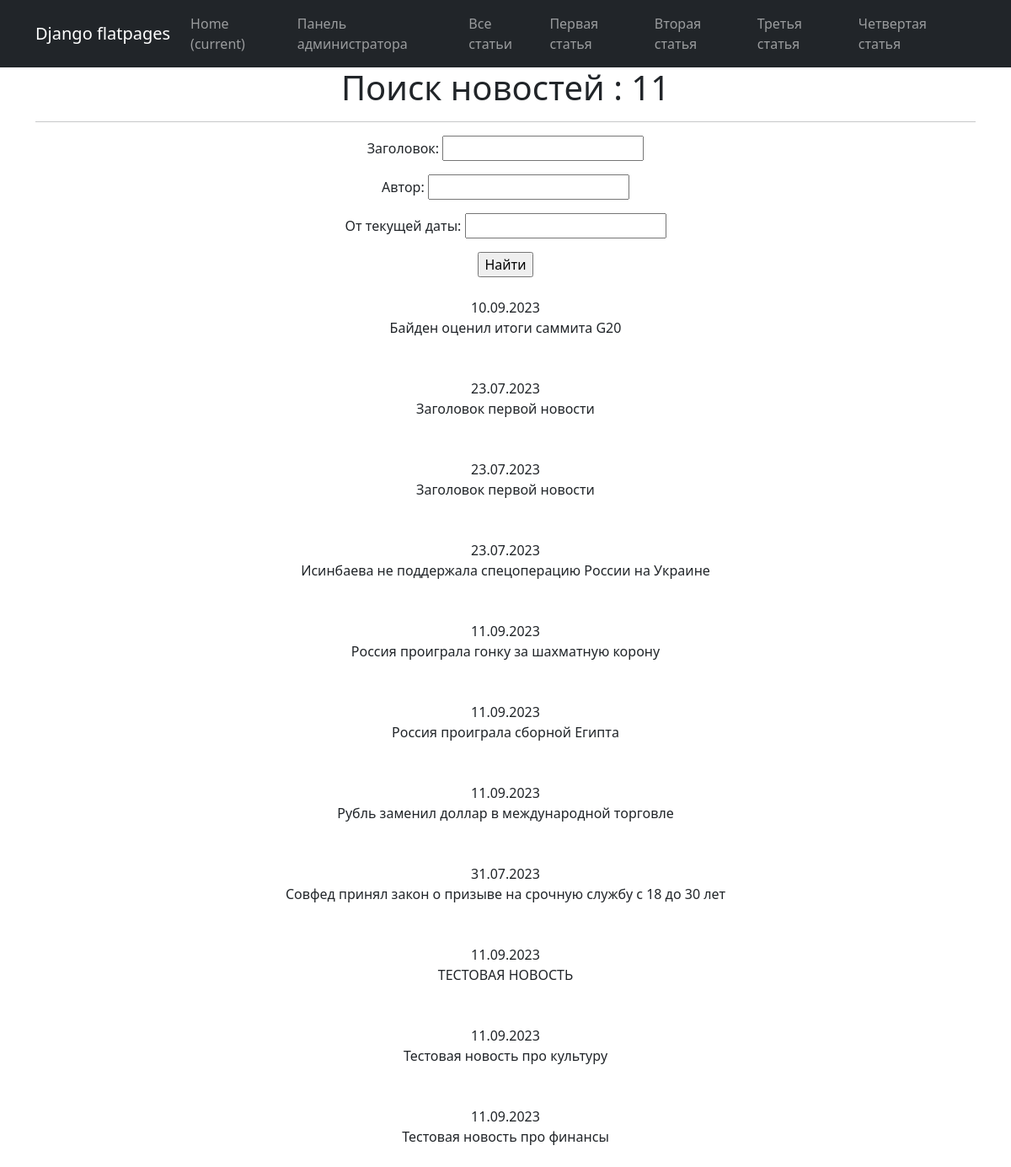
/news/search, run on the app's committed database.
### news/models.py (models this page shows, shortened)
class Post(models.Model):
    author = models.ForeignKey(Author, on_delete=models.CASCADE)
    name = models.CharField(max_length=100,choices = NewsArticles)
    time_in = models.DateTimeField (auto_now_add = True)
    categories = models.ManyToManyField(Category, through=PostCategory)
    title = models.CharField(max_length = 100)
    text = models.TextField()
    rating = models.IntegerField(default=0)

### news/views.py (the view)
# urls.py: path('search', NewsSearch.as_view(), name='news_search'),
class NewsSearch(ListView):
    model = Post
    ordering = 'title'
    template_name = 'news_search.html'
    context_object_name = 'news_search'
    def get_queryset(self):
       queryset = super().get_queryset()
       self.filterset = PostFilter(self.request.GET, queryset)
       return self.filterset.qs
    def get_context_data(self, **kwargs):
        context = super().get_context_data(**kwargs)
        context['filterset'] = self.filterset
        return context

### templates/news_search.html (shortened to what this page needs)
{% extends 'flatpages/default.html' %}
{% load custom_censor %}
{% block content %}
    <h1> Поиск новостей : {{ news_search|length }} </h1>
    <hr>
    <form action="" method="get">
        {{ filterset.form.as_p }}
        <input type="submit" value="Найти" />
    </form>
    {% for post in news_search%}
    <div>
        <br>
        {{post.time_in|date:'d.m.Y'}}
        <br>
        {{post.title}}
        <br>
        <br>
    </div>
    {%endfor%}
{% endblock content %}

### data on the page
Post: time_in "10.09.2023", title "Байден оценил итоги саммита G20"
Post: time_in "23.07.2023", title "Заголовок первой новости"
Post: time_in "23.07.2023", title "Заголовок первой новости"
Post: time_in "23.07.2023", title "Исинбаева не поддержала спецоперацию России на Украине"
Post: time_in "11.09.2023", title "Россия проиграла гонку за шахматную корону"
Post: time_in "11.09.2023", title "Россия проиграла сборной Египта"
Post: time_in "11.09.2023", title "Рубль заменил доллар в международной торговле"
Post: time_in "31.07.2023", title "Совфед принял закон о призыве на срочную службу с 18 до 30 лет"
Post: time_in "11.09.2023", title "ТЕСТОВАЯ НОВОСТЬ"
Post: time_in "11.09.2023", title "Тестовая новость про культуру"
Post: time_in "11.09.2023", title "Тестовая новость про финансы"

### other printed values
{{ news_search|length }} "11"
